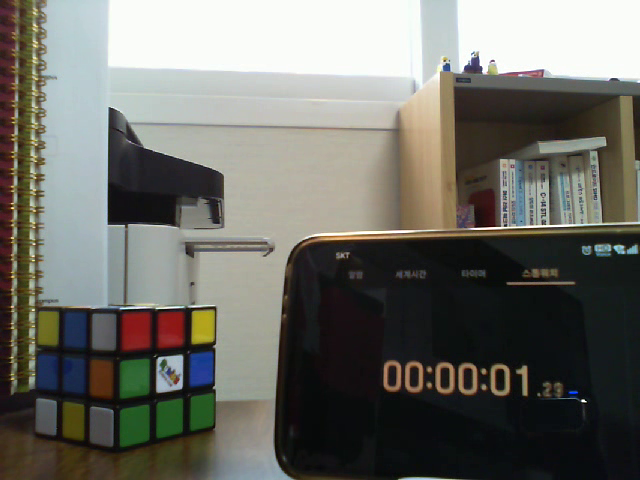
#> input picture frame 37 of opencv4cvml-master/ch04/video/stopwatch.avi, 640 x 480 px, given in place of video.mp4, which was not available
$ jupyter execute '영상다루기.ipynb'   (text cells are left out)
#> lines starting #> are read from the running program, lines starting #| are printed output that depends on the picture; pictures that were not available may be replaced by others from this repository, and a replacement may not be noted
[cell 1]
import cv2

[cell 2]
fname='video.mp4'
cap = cv2.VideoCapture(fname)

[cell 3]
#while(cap.isOpened()):
while True:
    ret, frame = cap.read()
#> frame is the input picture: shape (480, 640, 3); mean B, G, R 102.8, 109.4, 109.6

    if not ret:
        print("영상 끝")
        break

    gray = cv2.cvtColor(frame, cv2.COLOR_BGR2GRAY)
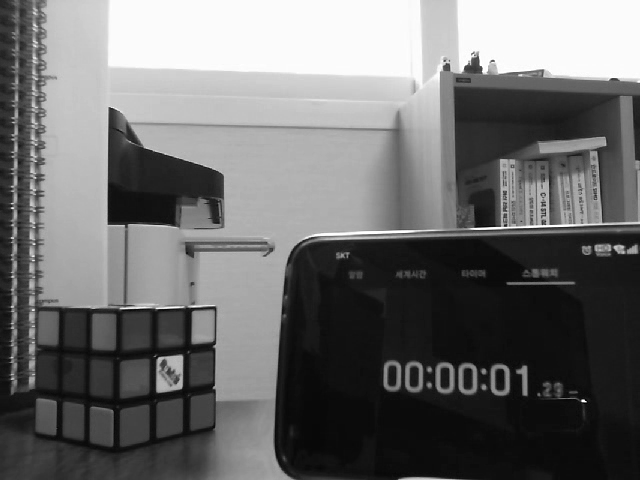
#> gray: shape (480, 640); min 0, max 255, mean 108.6
    cv2.imshow('frame',gray)

    if cv2.waitKey(30) & 0xFF == ord('q'):
#> (key q is pressed here)
        break
cap.release()
cv2.destroyAllWindows()

[cell 4]
#웹캠이 있을 경우 가능.

cap = cv2.VideoCapture(0)

fourcc = cv2.VideoWriter_fourcc(*'DIVX')
out = cv2.VideoWriter('video-test.mp4', fourcc, 25.0, (640,480))

while(cap.isOpened()):
    ret, frame = cap.read()

    if ret:
        # 이미지 반전,  0:상하, 1 : 좌우
        frame = cv2.flip(frame, 0)
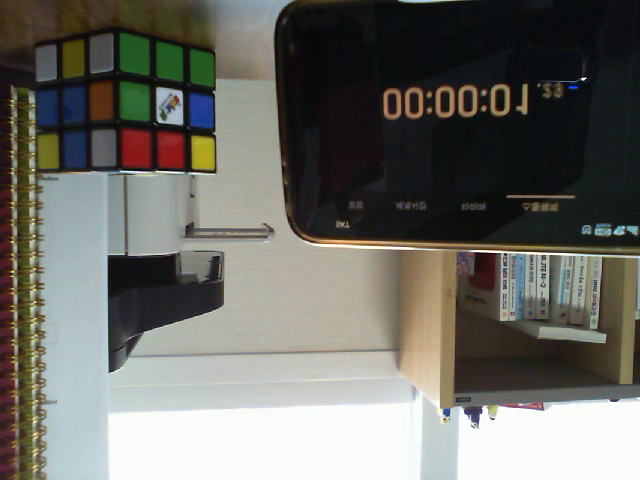
#> frame: shape (480, 640, 3); mean B, G, R 102.8, 109.4, 109.6

        out.write(frame)

        cv2.imshow('frame', frame)

        if cv2.waitKey(0) & 0xFF == ord('q'):
#> (key q is pressed here)
            break
    else:
        break

cap.release()
out.release()
cv2.destroyAllWindows()

$ run again, starting later in the video
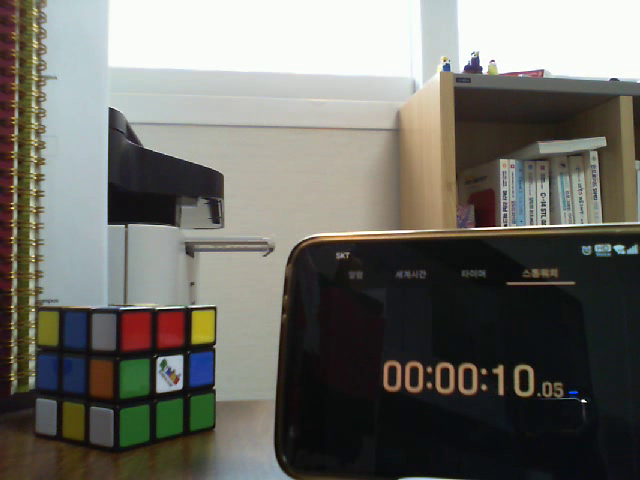
#> input picture frame 302 of opencv4cvml-master/ch04/video/stopwatch.avi, 640 x 480 px, given in place of video.mp4, which was not available
#> frame is the input picture: shape (480, 640, 3); mean B, G, R 103.1, 109.5, 110.2
#> `gray = cv2.cvtColor(frame, cv2.COLOR_BGR2GRAY)`:
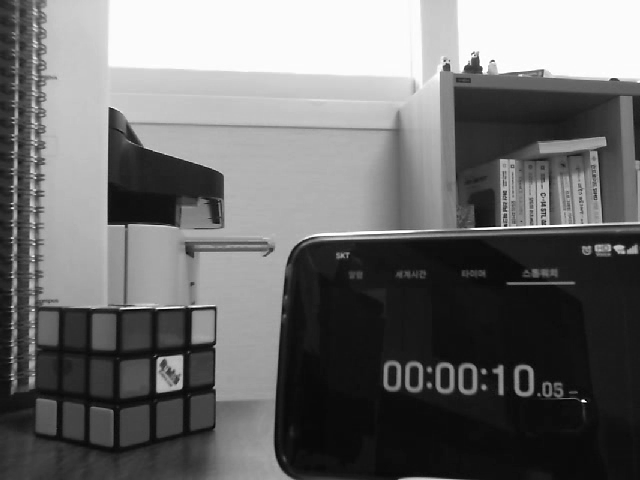
#> gray: shape (480, 640); min 0, max 255, mean 108.9
#> `frame = cv2.flip(frame, 0)`:
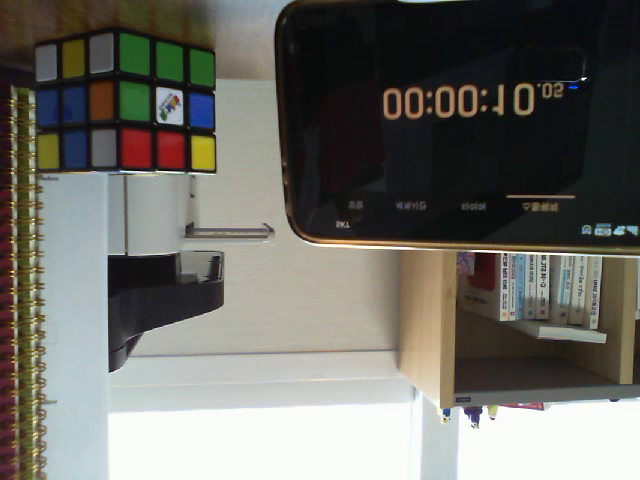
#> frame: shape (480, 640, 3); mean B, G, R 103.1, 109.5, 110.2
